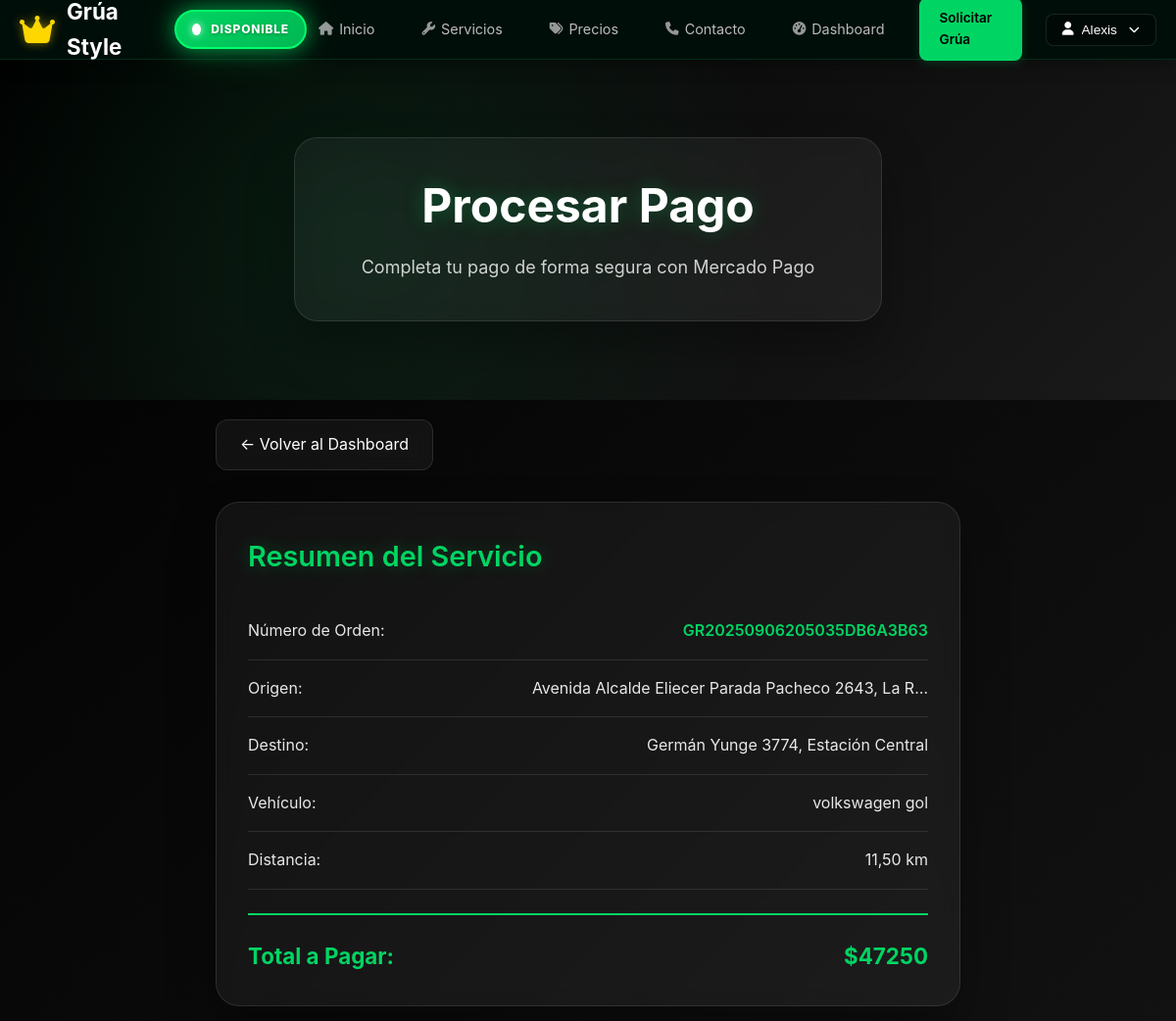
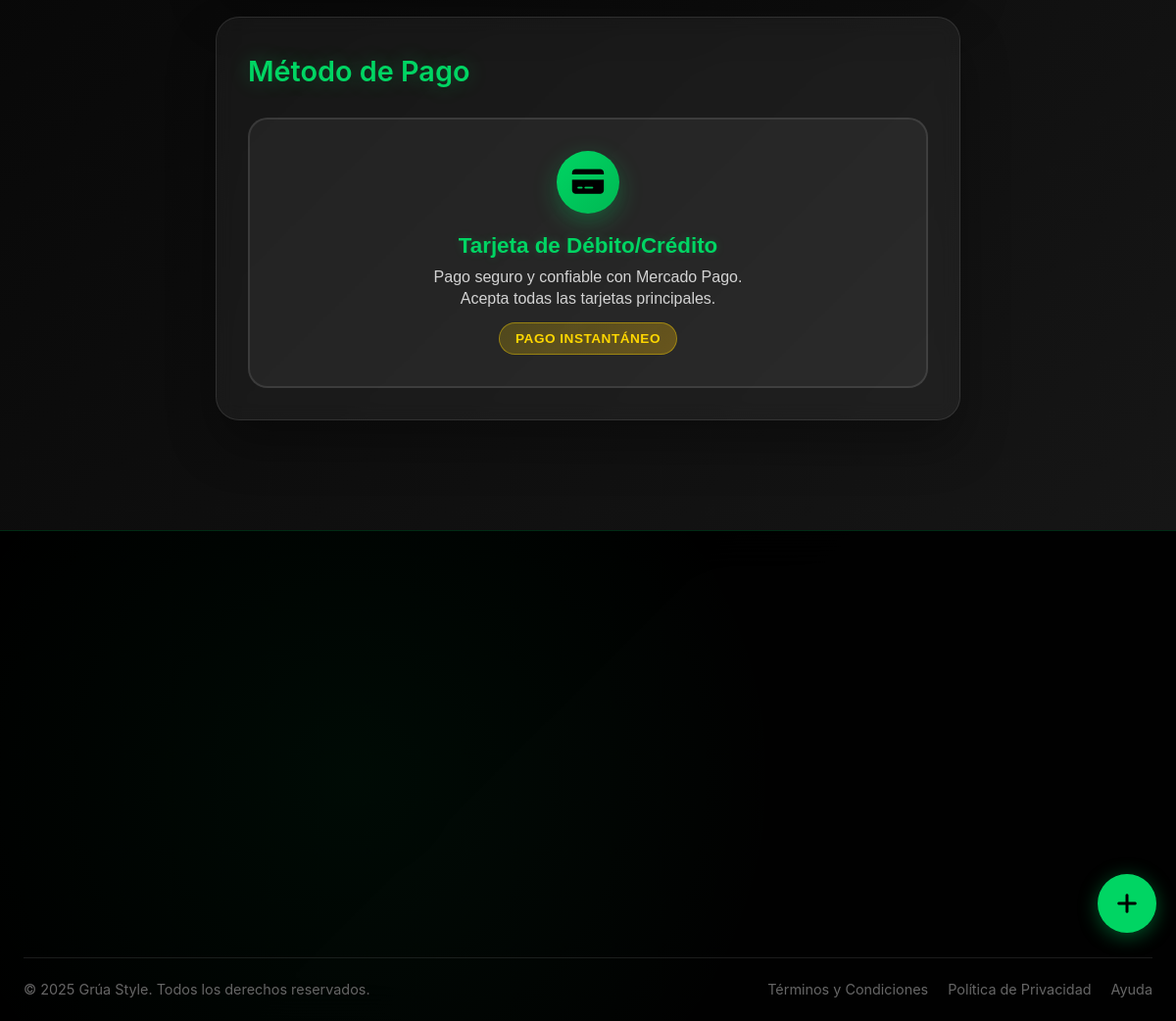
/payment/select/177/ (signed in), run on the app's committed database (2 pictures, top to bottom).
### grua_app/models.py (models this page shows, shortened)
class SolicitudServicio(models.Model):
    ESTADO_CHOICES = [
        ('pendiente', 'Pendiente'),
        ('confirmada', 'Confirmada'),
        ('en_proceso', 'En Proceso'),
        ('completada', 'Completada'),
        ('cancelada', 'Cancelada'),
        ('pendiente_pago', 'Pendiente de Pago'),
        ('pendiente_confirmacion', 'Pendiente de Confirmación'),
        ('procesando_pago', 'Procesando Pago'),
        ('pago_rechazado', 'Pago Rechazado'),
    ]
    METODO_PAGO_CHOICES = [
        ('efectivo', 'Efectivo'),
        ('transferencia', 'Transferencia Bancaria'),
        ('mercadopago_card', 'Tarjeta (Mercado Pago)'),
        ('mercadopago_transfer', 'Transferencia (Mercado Pago)'),
    ]
    TIPO_SERVICIO_CHOICES = [
        ('grua', 'Servicio de Grúa'),
        ('asistencia', 'Asistencia Mecánica'),
        ('bateria', 'Carga de Batería'),
    ]
    cliente = models.ForeignKey(User, on_delete=models.CASCADE)
    numero_orden = models.CharField(max_length=30, unique=True, blank=True)
    direccion_origen = models.CharField(max_length=255)
    direccion_destino = models.CharField(max_length=255)
    fecha_servicio = models.DateTimeField()
    descripcion_problema = models.TextField()
    distancia_km = models.DecimalField(
        max_digits=6, decimal_places=2, null=True, blank=True)
    estado = models.CharField(
        max_length=25, choices=ESTADO_CHOICES, default='pendiente')
    fecha_solicitud = models.DateTimeField(auto_now_add=True)
    fecha_actualizacion = models.DateTimeField(auto_now=True)
    metodo_pago = models.CharField(
        max_length=30, choices=METODO_PAGO_CHOICES, null=True, blank=True)
    costo_total = models.DecimalField(
        max_digits=10, decimal_places=2, null=True, blank=True)
    tarifa_base_aplicada = models.IntegerField(default=30000, help_text="Tarifa base aplicada al momento de la solicitud")
    tarifa_km_aplicada = models.IntegerField(default=1500, help_text="Tarifa por km aplicada al momento de la solicitud")
    pagado = models.BooleanField(default=False)
    tipo_vehiculo = models.CharField(max_length=50, null=True, blank=True)
    marca_vehiculo = models.CharField(max_length=50, null=True, blank=True)
    modelo_vehiculo = models.CharField(max_length=50, null=True, blank=True)
    placa_vehiculo = models.CharField(max_length=15, null=True, blank=True)
    tipo_servicio_categoria = models.CharField(
        max_length=20,
        choices=TIPO_SERVICIO_CHOICES,
        default='grua',
        help_text="Tipo de servicio solicitado"
    )
    class Meta:
        verbose_name = 'Solicitud de Servicio'
        verbose_name_plural = 'Solicitudes de Servicio'
        ordering = ['-fecha_solicitud']

### grua_app/views.py (the view)
# urls.py: path('payment/select/<int:solicitud_id>/', views.payment_selection, name='payment_selection'),
@login_required
def payment_selection(request, solicitud_id):
    try:
        solicitud = get_object_or_404(SolicitudServicio, id=solicitud_id, cliente=request.user)
        datos_bancarios = {
            'bank_name': 'Banco de Chile',
            'account_type': 'Cuenta Vista',
            'account_number': '1322825020',
            'rut': '77.971.506-K',
            'account_holder': 'Grúas Style',
            'email': 'contacto@gruastyle.com'
        }
        context = {
            'solicitud': solicitud,
            'precio_total': int(solicitud.costo_total),
            'datos_bancarios': datos_bancarios,
            'mercadopago_public_key': getattr(settings, 'MERCADOPAGO_PUBLIC_KEY', 'TEST-demo-key'),
        }
        return render(request, 'grua_app/payment_selection.html', context)
    except Exception as e:
        print(f"❌ Error en payment_selection: {e}")
        messages.error(request, 'Error cargando métodos de pago.')
        return redirect('dashboard')

### grua_app/models.py (called while the page is built)
    @classmethod
    def esta_disponible(cls):
        try:
            disponibilidad = cls.objects.first()
            return disponibilidad.activo if disponibilidad else True
        except:
            return True

    @classmethod
    def obtener_mensaje(cls):
        try:
            disponibilidad = cls.objects.first()
            return disponibilidad.mensaje_personalizado if disponibilidad else "Servicio temporalmente no disponible"
        except:
            return "Servicio temporalmente no disponible"

### templates/grua_app/payment_selection.html (shortened to what this page needs)
{% extends 'grua_app/base.html' %}
{% load static %}
{% block content %}
<section class="hero-section">
    <div class="container">
        <div class="hero-content">
            <h1 class="hero-title">Procesar Pago</h1>
            <p class="hero-subtitle">
                Completa tu pago de forma segura con Mercado Pago
            </p>
        </div>
    </div>
</section>
<div class="container">
    <a href="{% url 'dashboard' %}" class="back-button">
        ← Volver al Dashboard
    </a>
    <section class="glassmorphism">
        <h2>Resumen del Servicio</h2>
        <div class="summary-item">
            <span>Número de Orden:</span>
            <strong>{{ solicitud.numero_orden }}</strong>
        </div>
        <div class="summary-item">
            <span>Origen:</span>
            <span>{{ solicitud.direccion_origen|truncatechars:50 }}</span>
        </div>
        <div class="summary-item">
            <span>Destino:</span>
            <span>{{ solicitud.direccion_destino|truncatechars:50 }}</span>
        </div>
        {% if solicitud.marca_vehiculo and solicitud.modelo_vehiculo %}
        <div class="summary-item">
            <span>Vehículo:</span>
            <span>{{ solicitud.marca_vehiculo }} {{ solicitud.modelo_vehiculo }}</span>
        </div>
        {% endif %}
        {% if solicitud.distancia_km %}
        <div class="summary-item">
            <span>Distancia:</span>
            <span>{{ solicitud.distancia_km }} km</span>
        </div>
        {% endif %}
        <div class="summary-total">
            <span>Total a Pagar:</span>
            <span>${{ precio_total|floatformat:0 }}</span>
        </div>
    </section>
    <section class="glassmorphism">
        <h2>Método de Pago</h2>
        <div class="payment-option">
            <form action="{% url 'mercadopago_checkout' solicitud.id %}" method="post">
                <button type="submit" class="payment-button">
                    <div class="payment-icon">
                        <i class="fas fa-credit-card"></i>
                    </div>
                    <div class="payment-info">
                        <h3>Tarjeta de Débito/Crédito</h3>
                        <p>Pago seguro y confiable con Mercado Pago.<br>
                        Acepta todas las tarjetas principales.</p>
                        <span class="payment-badge">Pago Instantáneo</span>
                    </div>
                </button>
            </form>
        </div>
    </section>
</div>
{% endblock %}

### templates/grua_app/base.html (shortened to what this page needs)
<!DOCTYPE html>
<html lang="es">
<head>
    <meta property="og:image" content="{% load static %}{% static 'images/og-image.jpg' %}">
    <link rel="manifest" href="{% load static %}{% static 'manifest.json' %}">
    <link rel="apple-touch-icon" sizes="180x180" href="{% load static %}{% static 'images/icons/apple-touch-icon-180x180.png' %}">
    <link rel="apple-touch-icon" sizes="152x152" href="{% load static %}{% static 'images/icons/apple-touch-icon-152x152.png' %}">
    <link rel="apple-touch-icon" sizes="144x144" href="{% load static %}{% static 'images/icons/apple-touch-icon-144x144.png' %}">
    <link rel="apple-touch-icon" sizes="120x120" href="{% load static %}{% static 'images/icons/apple-touch-icon-120x120.png' %}">
    <link rel="apple-touch-icon" sizes="114x114" href="{% load static %}{% static 'images/icons/apple-touch-icon-114x114.png' %}">
    <link rel="apple-touch-icon" sizes="76x76" href="{% load static %}{% static 'images/icons/apple-touch-icon-76x76.png' %}">
    <link rel="apple-touch-icon" sizes="72x72" href="{% load static %}{% static 'images/icons/apple-touch-icon-72x72.png' %}">
    <link rel="apple-touch-icon" sizes="60x60" href="{% load static %}{% static 'images/icons/apple-touch-icon-60x60.png' %}">
    <link rel="apple-touch-icon" sizes="57x57" href="{% load static %}{% static 'images/icons/apple-touch-icon-57x57.png' %}">
    <link rel="icon" type="image/png" sizes="32x32" href="{% load static %}{% static 'images/icons/favicon-32x32.png' %}">
    <link rel="icon" type="image/png" sizes="16x16" href="{% load static %}{% static 'images/icons/favicon-16x16.png' %}">
    <link rel="shortcut icon" href="{% load static %}{% static 'favicon.ico' %}">
    <meta name="msapplication-TileImage" content="{% load static %}{% static 'images/icons/ms-icon-144x144.png' %}">
    <link rel="stylesheet" href="https://cdnjs.cloudflare.com/ajax/libs/font-awesome/6.4.0/css/all.min.css">
</head>
</head>
<body>
    <nav class="navbar" id="navbar">
        <div class="nav-container">
            <a href="{% url 'home' %}" class="nav-logo">
               <i class="fas fa-crown" style="color: #FFD700; font-size: 2rem; text-shadow: 0 0 10px rgba(255, 215, 0, 0.5);"></i>
                <span>Grúa Style</span>
            </a>
            <div class="service-status-indicator">
    <div class="status-dot {{ clase_estado }}"></div>
    <span class="status-text">{{ estado_servicio_texto }}</span>
</div>
            <div class="nav-menu" id="navMenu">
                <a href="{% url 'home' %}" class="nav-link">
                    <i class="fas fa-home"></i>
                    Inicio
                </a>
                <a href="{% url 'servicios' %}" class="nav-link">
                    <i class="fas fa-wrench"></i>
                    Servicios
                </a>
                <a href="{% url 'precios' %}" class="nav-link">
                    <i class="fas fa-tags"></i>
                    Precios
                </a>
                <a href="{% url 'contacto' %}" class="nav-link">
                    <i class="fas fa-phone"></i>
                    Contacto
                </a>
                {% if user.is_authenticated %}
                    <a href="{% url 'dashboard' %}" class="nav-link">
                        <i class="fas fa-tachometer-alt"></i>
                        Dashboard
                    </a>
                    <a href="{% url 'solicitar_servicio' %}" class="nav-btn primary">
                        Solicitar Grúa
                    </a>
                    <div class="nav-user-menu">
                        <button class="nav-user-btn" id="userMenuBtn">
                            <i class="fas fa-user"></i>
                            <span style="max-width: 120px; overflow: hidden; text-overflow: ellipsis; white-space: nowrap;">{{ user.first_name|default:user.username|truncatechars:12 }}</span>
                            <i class="fas fa-chevron-down"></i>
                        </button>
                    </div>
                {% endif %}
            </div>
        </div>
    </nav>
    <main class="main-content">
        {% block content %}{% endblock %}
    </main>
    <footer class="footer">
        <div class="footer-container">
            <div class="footer-content">
            </div>
            <div class="footer-bottom">
                <div class="footer-copyright">
                    <p>&copy; 2025 Grúa Style. Todos los derechos reservados.</p>
                </div>
                <div class="footer-legal">
                    <a href="#">Términos y Condiciones</a>
                    <a href="#">Política de Privacidad</a>
                    <a href="#">Ayuda</a>
                </div>
            </div>
        </div>
    </footer>
    <a href="{% url 'solicitar_servicio' %}" class="floating-action-btn" title="Solicitar Grúa">
        <i class="fas fa-plus"></i>
    </a>
</body>
</html>

### templates/grua_app/payment_selection.html (style rules this page uses)
* { margin: 0; padding: 0; box-sizing: border-box; }
body { font-family: -apple-system, BlinkMacSystemFont, 'Segoe UI', Roboto, sans-serif; background: linear-gradient(135deg, #000 0%, #1a1a1a 100%); color: #ffffff; min-height: 100vh; overflow-x: hidden; -webkit-font-smoothing: antialiased; }
.glassmorphism { background: rgba(255, 255, 255, 0.05); border: 1px solid rgba(255, 255, 255, 0.1); border-radius: 24px; padding: 32px; margin-bottom: 32px; backdrop-filter: blur(10px); box-shadow: 0 25px 50px rgba(0, 0, 0, 0.3); position: relative; overflow: hidden; transition: all 0.3s ease; }
.glassmorphism::before { content: ''; position: absolute; top: 0; left: -100%; width: 100%; height: 100%; background: linear-gradient( 90deg, transparent, rgba(0, 213, 99, 0.1), transparent ); animation: shimmer 6s infinite; }
.container { max-width: 800px; margin: 0 auto; padding: 20px; }
.hero-section { background: linear-gradient(135deg, #000 0%, #1a1a1a 100%); padding: 60px 0; position: relative; overflow: hidden; }
.hero-section::before { content: ''; position: absolute; top: 0; left: 0; right: 0; bottom: 0; background: radial-gradient(circle at 30% 50%, rgba(0, 213, 99, 0.1) 0%, transparent 50%); }
.hero-content { text-align: center; max-width: 600px; margin: 0 auto; background: rgba(255, 255, 255, 0.05); border: 1px solid rgba(255, 255, 255, 0.1); border-radius: 24px; padding: 40px; backdrop-filter: blur(10px); box-shadow: 0 25px 50px rgba(0, 0, 0, 0.3); position: relative; z-index: 2; }
.hero-title { font-size: clamp(2rem, 4vw, 3rem); font-weight: 700; margin-bottom: 20px; line-height: 1.2; text-shadow: 0 0 20px rgba(0, 213, 99, 0.3); color: #ffffff; }
.hero-subtitle { font-size: 1.125rem; color: rgba(255, 255, 255, 0.8); line-height: 1.6; margin: 0; }
.glassmorphism h2 { color: #00D563; margin-bottom: 24px; font-size: 1.8rem; font-weight: 600; text-shadow: 0 0 20px rgba(0, 213, 99, 0.3); }
.back-button { background: rgba(255, 255, 255, 0.05); border: 1px solid rgba(255, 255, 255, 0.1); color: #fff; padding: 12px 24px; border-radius: 12px; text-decoration: none; display: inline-flex; align-items: center; gap: 8px; margin-bottom: 2rem; transition: all 0.3s ease; backdrop-filter: blur(10px); }
.summary-item { display: flex; justify-content: space-between; align-items: center; padding: 16px 0; border-bottom: 1px solid rgba(255, 255, 255, 0.1); color: rgba(255, 255, 255, 0.9); }
.summary-item strong { color: #00D563; font-weight: 600; }
.summary-total { display: flex; justify-content: space-between; align-items: center; margin-top: 24px; padding-top: 24px; border-top: 2px solid #00D563; font-size: 1.4rem; font-weight: 700; color: #00D563; }
.payment-option { background: rgba(255, 255, 255, 0.05); border: 2px solid rgba(255, 255, 255, 0.1); border-radius: 20px; overflow: hidden; transition: all 0.3s ease; position: relative; }
.payment-option::before { content: ''; position: absolute; top: 0; left: -100%; width: 100%; height: 100%; background: linear-gradient( 90deg, transparent, rgba(0, 213, 99, 0.2), transparent ); animation: shimmer 4s infinite; }
.payment-button { width: 100%; background: transparent; border: none; padding: 32px 24px; color: #fff; cursor: pointer; display: flex; flex-direction: column; align-items: center; justify-content: center; gap: 20px; font-size: 1rem; transition: all 0.3s ease; position: relative; z-index: 2; }
.payment-icon { width: 64px; height: 64px; background: linear-gradient(135deg, #00D563, #00B853); border-radius: 50%; display: flex; align-items: center; justify-content: center; font-size: 1.8rem; color: #000; box-shadow: 0 8px 25px rgba(0, 213, 99, 0.3); transition: all 0.3s ease; flex-shrink: 0; }
.payment-info { text-align: center; }
.payment-info h3 { margin: 0 0 8px 0; font-weight: 600; font-size: 1.4rem; color: #00D563; text-shadow: 0 0 10px rgba(0, 213, 99, 0.2); }
.payment-info p { margin: 0 0 12px 0; color: rgba(255, 255, 255, 0.8); font-size: 1rem; line-height: 1.4; }
.payment-badge { padding: 8px 16px; border-radius: 20px; font-size: 0.85rem; font-weight: 600; text-transform: uppercase; letter-spacing: 0.5px; background: linear-gradient(135deg, rgba(255, 215, 0, 0.2), rgba(255, 193, 7, 0.3)); color: #FFD700; border: 1px solid rgba(255, 215, 0, 0.4); display: inline-block; }

### data on the page
SolicitudServicio: numero_orden "GR20250906205035DB6A3B63", direccion_origen "Avenida Alcalde Eliecer Parada Pacheco 2643, La R…", direccion_destino "Germán Yunge 3774, Estación Central", marca_vehiculo "volkswagen", modelo_vehiculo "gol", distancia_km "11,50"

### other printed values
{{ estado_servicio_texto }} "DISPONIBLE"
{{ user.first_name|default:user.username|truncatechars:12 }} "Alexis"
{{ precio_total|floatformat:0 }} "47250"
